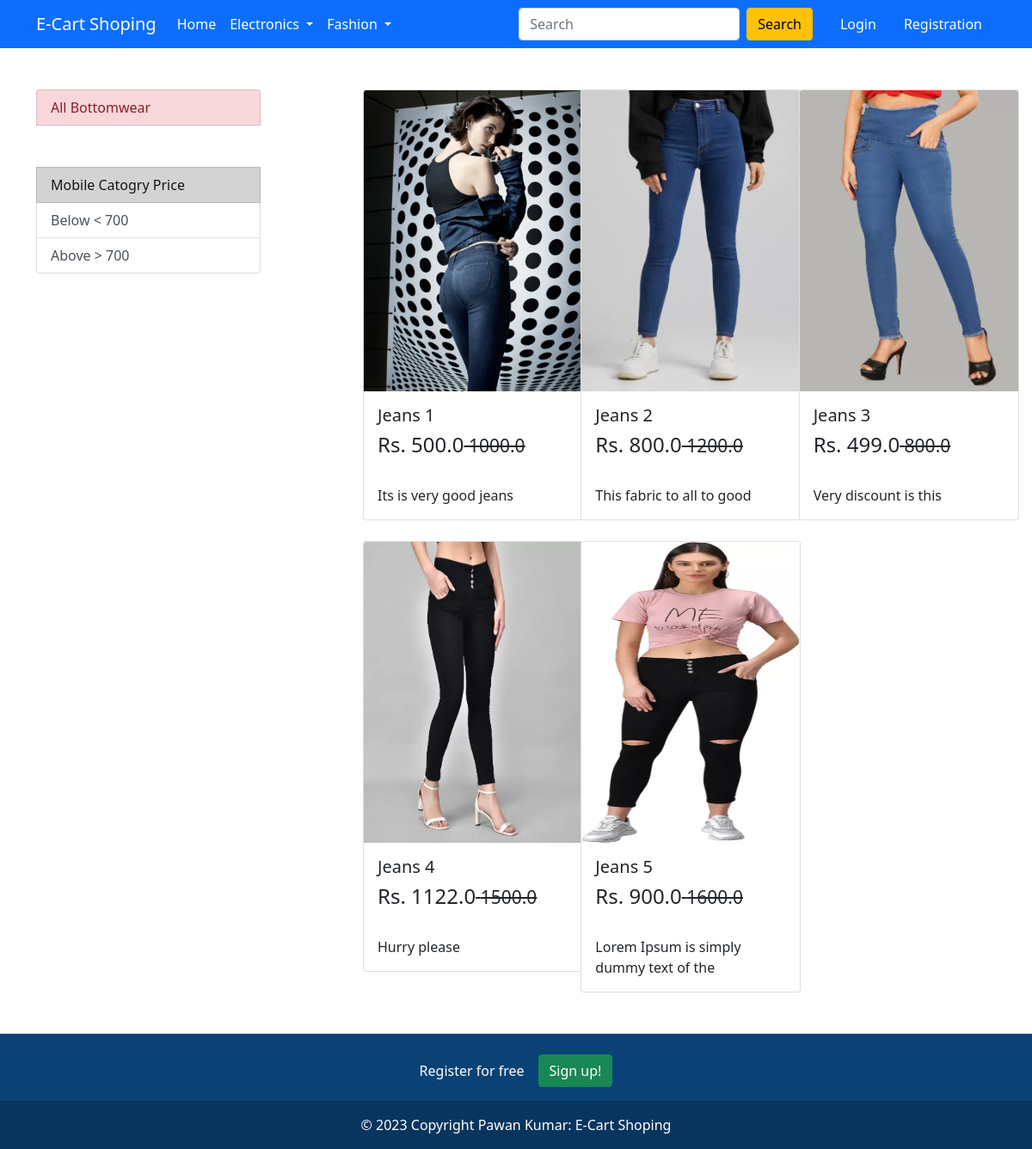
The app's page /bottomwear/ with its own data.
### app/models.py (models this page shows, shortened)
class Product(models.Model):
    title = models.CharField(max_length=100)
    selling_price = models.FloatField()
    discounted_price = models.FloatField()
    description = models.TextField()
    brand = models.CharField(max_length=100)
    category = models.CharField(choices=CATEGORY_CHOICES, max_length=2)
    product_image = models.ImageField(upload_to='productimg')

### app/views.py (the view)
# urls.py: path('bottomwear/', views.bottomwear, name='bottomwear'),
def bottomwear(request, data=None):
 if data == None:
  bottomwear = Product.objects.filter(category ='BW')
 elif data == 'below':
  bottomwear = Product.objects.filter(category ='BW').filter(discounted_price__lt= 700)
 elif data == 'above':
  bottomwear = Product.objects.filter(category ='BW').filter(discounted_price__gt= 700)
 return render(request, 'app/bottomwear.html',{'bottomwear':bottomwear})

### app/templates/app/bottomwear.html (shortened to what this page needs)
{% extends 'app/base.html' %}
{% load static %}
{% block main-content %}
<div class="container my-5">
 <div class="row">
  <div class="col-sm-3">
    <div class="list-group">
        <a href="{% url 'bottomwear' %}" class="list-group-item list-group-item-danger list-group-item-action" aria-current="true">
          All Bottomwear
        </a>
        <br>
        <br>
        <li class="list-group-item list-group-item-dark">Mobile Catogry Price</li>
        <a href="{% url 'bottomweardata' 'below' %}" class="list-group-item list-group-item-action">Below < 700</a>
        <a href="{% url 'bottomweardata' 'above' %}" class="list-group-item list-group-item-action">Above > 700</a>
      </div>
  </div>
  <div class="col-sm-8 offset-sm-1">
    <div class="row row-cols-1 row-cols-md-3 g-4">
        {% for b in bottomwear %}
        <div class="col">
          <div class="card" style="width: 16rem;">
            <a href="{% url 'product-detail' b.id %}"><img src="{{b.product_image.url}}" class="card-img-top" height="350px" alt="..."></a>
            <div class="card-body">
              <h5 class="card-title">{{b.title | capfirst}}</h5>
              <h4> Rs. {{b.discounted_price}}<small class="fw-light text-decoration-line-through"> {{b.selling_price}}</small></h4> <br>
              <p class="card-text">{{b.description | capfirst}}</p>
            </div>
          </div>
        </div>
        {% endfor %}
      </div>
  </div>
 </div>
</div>
{% endblock main-content %}

### app/templates/app/base.html (shortened to what this page needs)
<!doctype html>
{% load static %}
<html lang="en">
  <head>
    <link href="https://cdn.jsdelivr.net/npm/bootstrap@5.0.0-beta1/dist/css/bootstrap.min.css" rel="stylesheet">
    <link rel="stylesheet" href="{% static 'app/css/owl.carousel.min.css' %}">
    <link rel="stylesheet" href="{% static 'app/css/all.min.css' %}">
    <link rel="stylesheet" href="{% static 'app/css/style.css' %}">
  </head>
  <body>
    <nav class="navbar navbar-expand-lg navbar-dark bg-primary">
     <div class="container">
       <a class="navbar-brand" href="/">E-Cart Shoping</a>
       <div class="collapse navbar-collapse" id="navbarSupportedContent">
         <ul class="navbar-nav me-auto mb-2 mb-lg-0">
           <li class="nav-item">
             <a class="nav-link active" aria-current="page" href="/">Home</a>
           </li>
           <li class="nav-item dropdown">
             <a class="nav-link dropdown-toggle text-white" href="#" id="electronicsDropdown" role="button" data-bs-toggle="dropdown" aria-expanded="false">
               Electronics
             </a>
           </li>
           <li class="nav-item dropdown">
             <a class="nav-link dropdown-toggle text-white" href="#" id="fashionDropdown" role="button" data-bs-toggle="dropdown" aria-expanded="false">
               Fashion
             </a>
           </li>
         </ul>
         <form class="d-flex">
           <input class="form-control me-2" type="search" placeholder="Search" aria-label="Search">
           <button class="btn btn-warning" type="submit">Search</button>
         </form>
         <div>
          <ul class="navbar-nav me-auto mb-2 mb-lg-0">
           <li class="nav-item dropdown mx-2">
            {% if request.user.is_authenticated %}
              <a class="nav-link dropdown-toggle text-white" href="#" id="profileDropdown" role="button" data-bs-toggle="dropdown" aria-expanded="false">
                {{request.user.username | capfirst}}
              </a>
              <ul class="dropdown-menu" aria-labelledby="profileDropdown">
                <li><a class="dropdown-item" href="{% url 'profile' %}">Profile</a></li>
                <li><a class="dropdown-item" href="{% url 'orders' %}">Orders</a></li>
                <li><a class="dropdown-item" href="{% url 'changepassword' %}">Change Password</a></li>
                <li><a class="dropdown-item" href="{% url 'logout' %}">Logout</a></li>
              </ul>
            </li>
            <li class="nav-item mx-2">
              <a href="{% url 'showcart' %}" class="nav-link text-white"><span class="badge bg-danger">4</span> Cart </a>
            </li>
            {% else %}
            <li class="nav-item mx-2">
             <a href="{% url 'login' %}" class="nav-link text-white">Login</a>
            </li>
            <li class="nav-item mx-2">
             <a href="{% url 'register' %}" class="nav-link text-white">Registration</a>
             {% endif %}
            </li>
          </ul>
         </div>
       </div>
     </div>
    </nav>
    {% block main-content %} {% endblock main-content %}
    <section class="">
      <footer class="text-center text-white mt-3" style="background-color: #0a4275;">
        <div class="container p-4 pb-0">
          <section class="">
            <p class="d-flex justify-content-center align-items-center">
              <span class="me-3">Register for free</span>
               <a href="{% url 'register' %}" class="btn btn-success"> Sign up!</a>
            </p>
          </section>
        </div>
        <div class="text-center p-3" style="background-color: rgba(0, 0, 0, 0.2);">
          © 2023 Copyright Pawan Kumar:
          <a class="text-white text-decoration-none" href="/">E-Cart Shoping</a>
        </div>
      </footer>
    </section>
  </body>
</html>

### records on screen
Product: product_image (picture), title "Jeans 1", discounted_price "500.0", selling_price "1000.0", description "Its is very good jeans"
Product: product_image (picture), title "Jeans 2", discounted_price "800.0", selling_price "1200.0", description "This fabric to all to good"
Product: product_image (picture), title "Jeans 3", discounted_price "499.0", selling_price "800.0", description "Very discount is this"
Product: product_image (picture), title "Jeans 4", discounted_price "1122.0", selling_price "1500.0", description "Hurry please"
Product: product_image (picture), title "Jeans 5", discounted_price "900.0", selling_price "1600.0", description "Lorem Ipsum is simply dummy text of the"
